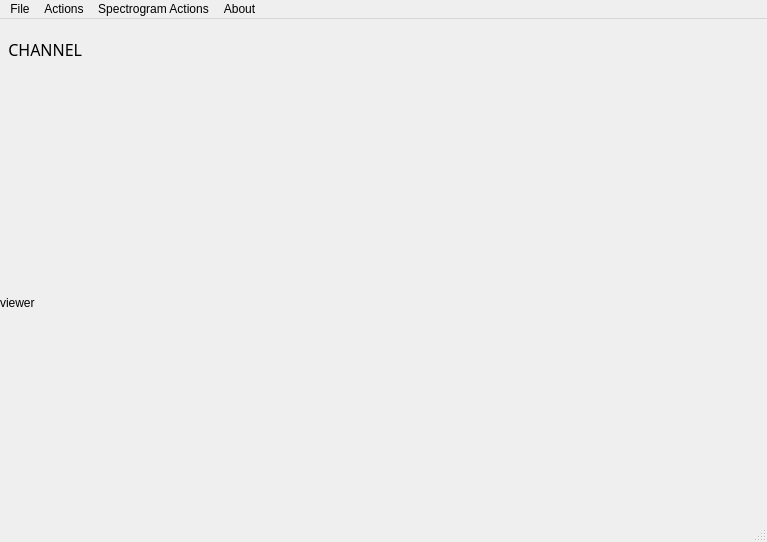
<?xml version="1.0" encoding="UTF-8"?>
<ui version="4.0">
 <class>mainWindow</class>
 <widget class="QMainWindow" name="mainWindow">
  <property name="geometry">
   <rect>
    <x>0</x>
    <y>0</y>
    <width>767</width>
    <height>542</height>
   </rect>
  </property>
  <property name="windowTitle">
   <string>BioMedical Signal Viewer</string>
  </property>
  <widget class="QWidget" name="centralwidget">
   <widget class="QWidget" name="">
    <property name="geometry">
     <rect>
      <x>0</x>
      <y>0</y>
      <width>761</width>
      <height>501</height>
     </rect>
    </property>
    <layout class="QHBoxLayout" name="horizontalLayout">
     <item>
      <layout class="QVBoxLayout" name="verticalLayout">
       <item>
        <widget class="QLabel" name="channel_label">
         <property name="maximumSize">
          <size>
           <width>16777215</width>
           <height>60</height>
          </size>
         </property>
         <property name="font">
          <font>
           <family>Yu Gothic UI Semibold</family>
           <pointsize>12</pointsize>
           <italic>false</italic>
          </font>
         </property>
         <property name="text">
          <string>  CHANNEL</string>
         </property>
        </widget>
       </item>
       <item>
        <widget class="QLabel" name="Channel">
         <property name="text">
          <string>viewer</string>
         </property>
        </widget>
       </item>
      </layout>
     </item>
     <item>
      <widget class="QLabel" name="spectro">
       <property name="text">
        <string/>
       </property>
      </widget>
     </item>
    </layout>
   </widget>
  </widget>
  <widget class="QMenuBar" name="menubar">
   <property name="geometry">
    <rect>
     <x>0</x>
     <y>0</y>
     <width>767</width>
     <height>21</height>
    </rect>
   </property>
   <widget class="QMenu" name="menuFile">
    <property name="title">
     <string>File</string>
    </property>
    <widget class="QMenu" name="menuOpen">
     <property name="title">
      <string>Open</string>
     </property>
     <addaction name="menuOpen_Ch1"/>
     <addaction name="menuOpen_Ch2"/>
     <addaction name="actionSpectro_Ch_1"/>
     <addaction name="actionSpectro_Ch2"/>
    </widget>
    <widget class="QMenu" name="menuSave_as">
     <property name="title">
      <string>Save as</string>
     </property>
     <addaction name="actionPDF"/>
    </widget>
    <addaction name="menuOpen"/>
    <addaction name="menuSave_as"/>
    <addaction name="actionExit"/>
   </widget>
   <widget class="QMenu" name="menuActions">
    <property name="title">
     <string>Actions</string>
    </property>
    <widget class="QMenu" name="menuChannel_1">
     <property name="title">
      <string>Channel 1</string>
     </property>
     <addaction name="actionShow_Hide"/>
     <addaction name="actionChange_Color"/>
     <addaction name="actionSpeed_Options_2"/>
     <addaction name="actionAdd_Title"/>
    </widget>
    <widget class="QMenu" name="menuChannel_2">
     <property name="title">
      <string>Channel 2</string>
     </property>
     <addaction name="actionShow_Hide_2"/>
     <addaction name="actionChange_Color_2"/>
     <addaction name="actionSpeed_Options"/>
     <addaction name="actionAdd_Title_2"/>
    </widget>
    <addaction name="menuChannel_1"/>
    <addaction name="menuChannel_2"/>
   </widget>
   <widget class="QMenu" name="menuAbout">
    <property name="title">
     <string>About</string>
    </property>
   </widget>
   <widget class="QMenu" name="menuSpectrogram_Actions">
    <property name="title">
     <string>Spectrogram Actions</string>
    </property>
    <widget class="QMenu" name="menuColor_Palettes">
     <property name="title">
      <string>Color Palettes</string>
     </property>
     <addaction name="actionPalette_1"/>
     <addaction name="actionPalette_2"/>
     <addaction name="actionPalette_3"/>
     <addaction name="actionPalette_4"/>
     <addaction name="actionPalette_5"/>
    </widget>
    <addaction name="menuColor_Palettes"/>
   </widget>
   <addaction name="menuFile"/>
   <addaction name="menuActions"/>
   <addaction name="menuSpectrogram_Actions"/>
   <addaction name="menuAbout"/>
  </widget>
  <widget class="QStatusBar" name="statusbar"/>
  <action name="menuOpen_Ch1">
   <property name="text">
    <string>Channel 1</string>
   </property>
  </action>
  <action name="menuOpen_Ch2">
   <property name="text">
    <string>Channel 2</string>
   </property>
  </action>
  <action name="actionSpectro_Ch_1">
   <property name="text">
    <string>Spectro-Ch 1</string>
   </property>
  </action>
  <action name="actionSpectro_Ch2">
   <property name="text">
    <string>Spectro-Ch2</string>
   </property>
  </action>
  <action name="menuSave_asImg">
   <property name="text">
    <string>Img</string>
   </property>
  </action>
  <action name="menuSave_asMp4">
   <property name="text">
    <string>mp4</string>
   </property>
  </action>
  <action name="actionPlay_Pause">
   <property name="text">
    <string>Play/Pause</string>
   </property>
  </action>
  <action name="actionZoom_in">
   <property name="text">
    <string>Zoom in</string>
   </property>
  </action>
  <action name="actionZoom_out">
   <property name="text">
    <string>Zoom out</string>
   </property>
  </action>
  <action name="actionPlay_Pause_2">
   <property name="text">
    <string>Play/Pause</string>
   </property>
  </action>
  <action name="actionZoom_in_2">
   <property name="text">
    <string>Zoom in</string>
   </property>
  </action>
  <action name="actionZoom_out_2">
   <property name="text">
    <string>Zoom out</string>
   </property>
  </action>
  <action name="actionStop">
   <property name="text">
    <string>Stop</string>
   </property>
  </action>
  <action name="actionSpectro">
   <property name="text">
    <string>Spectro</string>
   </property>
  </action>
  <action name="actionPlay_Pause_3">
   <property name="text">
    <string>Play/Pause</string>
   </property>
  </action>
  <action name="actionZoom_in_3">
   <property name="text">
    <string>Zoom in</string>
   </property>
  </action>
  <action name="actionZoom_out_3">
   <property name="text">
    <string>Zoom out</string>
   </property>
  </action>
  <action name="actionStop_2">
   <property name="text">
    <string>Stop</string>
   </property>
  </action>
  <action name="actionSpectro_2">
   <property name="text">
    <string>Spectro</string>
   </property>
  </action>
  <action name="actionExit_App">
   <property name="text">
    <string>Exit App</string>
   </property>
  </action>
  <action name="actionExit">
   <property name="text">
    <string>Exit</string>
   </property>
  </action>
  <action name="actionShow_Hide">
   <property name="text">
    <string>Show/Hide</string>
   </property>
  </action>
  <action name="actionChange_Color">
   <property name="text">
    <string>Change Color</string>
   </property>
  </action>
  <action name="actionShow_Hide_2">
   <property name="text">
    <string>Show/Hide</string>
   </property>
  </action>
  <action name="actionChange_Color_2">
   <property name="text">
    <string>Change Color</string>
   </property>
  </action>
  <action name="actionSpeed_Options">
   <property name="text">
    <string>Speed Options</string>
   </property>
  </action>
  <action name="actionFull_Window">
   <property name="text">
    <string>Full Window</string>
   </property>
  </action>
  <action name="actionPalette_1">
   <property name="text">
    <string>Palette 1</string>
   </property>
  </action>
  <action name="actionPalette_2">
   <property name="text">
    <string>Palette 2</string>
   </property>
  </action>
  <action name="actionPalette_3">
   <property name="text">
    <string>Palette 3</string>
   </property>
  </action>
  <action name="actionPalette_4">
   <property name="text">
    <string>Palette 4</string>
   </property>
  </action>
  <action name="actionPalette_5">
   <property name="text">
    <string>Palette 5</string>
   </property>
  </action>
  <action name="actionPDF">
   <property name="text">
    <string>PDF</string>
   </property>
  </action>
  <action name="actionSpeed_Options_2">
   <property name="text">
    <string>Speed Options</string>
   </property>
  </action>
  <action name="actionAdd_Title">
   <property name="text">
    <string>Add Title</string>
   </property>
  </action>
  <action name="actionAdd_Title_2">
   <property name="text">
    <string>Add Title</string>
   </property>
  </action>
 </widget>
 <resources/>
 <connections/>
</ui>
